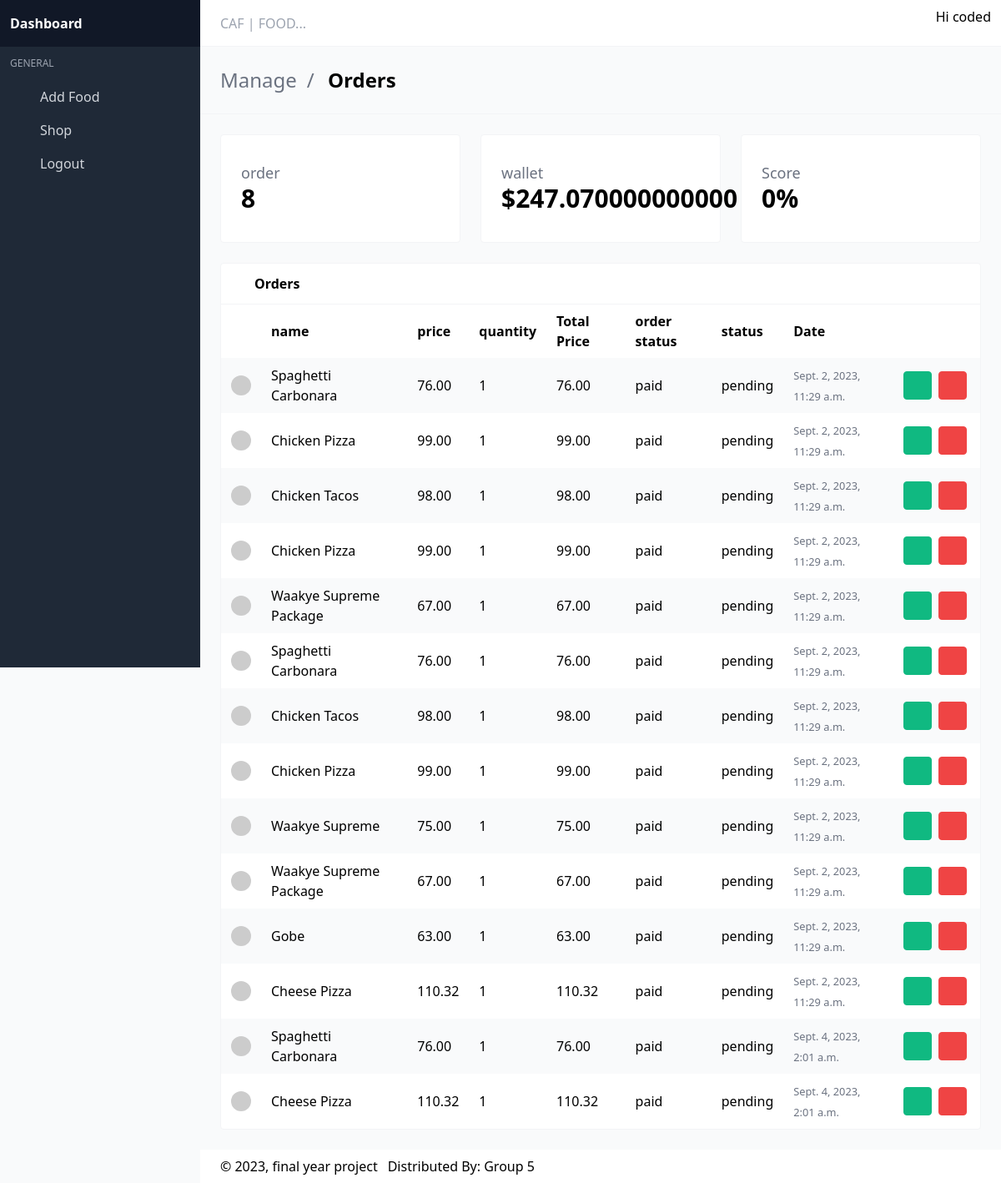
Page /dashboard/admin/ (signed in) on the committed database.
### account/models.py (models this page shows, shortened)
class CustomUser(AbstractBaseUser):
    username    = models.CharField(max_length=100, unique=True)
    email       = models.EmailField(unique=True)
    phone       = models.CharField(max_length=20)
    address     = models.CharField(max_length=100, null=True, blank=True)
    verify_code = models.CharField(max_length=100)
    ref_code    = models.CharField(max_length=6, null=True, blank=True)
    last_login  = models.DateTimeField(auto_now_add=True)
    is_vip = models.BooleanField(default=False)
    is_active    = models.BooleanField(default=True)
    is_admin     = models.BooleanField(default=False)
    is_staff     = models.BooleanField(default=False)
    is_verified  = models.BooleanField(default=False)
    is_superuser = models.BooleanField(default=False)
    objects = MyAccountManager()
    USERNAME_FIELD = "email"
    REQUIRED_FIELDS = ["username"]
    class Meta:
        verbose_name_plural = 'Users'
        ordering = ['-id']

### CAFFOOD/models/order_item.py (models this page shows, shortened)
class OrderItem(TimeBaseModel):
    food = models.ForeignKey(Food, on_delete=models.CASCADE)
    order    = models.ForeignKey(Order, on_delete=models.SET_NULL, blank=True, null=True)
    quantity = models.IntegerField(default=0, null=True, blank=True)
    @property
    def get_total(self):
        total = self.food.price * self.quantity
        return total

### CAFFOOD/models/food.py (models this page shows, shortened)
class Food(TimeBaseModel):
    name = models.CharField(max_length=100)
    price = models.DecimalField(max_digits=7, decimal_places=2, null=True, blank=True)
    was_price = models.DecimalField(max_digits=7, decimal_places=2, null=True, blank=True)
    charges = models.DecimalField(max_digits=7, decimal_places=2, null=True, blank=True, default=0)
    image = models.ImageField(null=True, blank=True)
    description = models.CharField(max_length=200, null=True, blank=True)
    category = models.ForeignKey(Category, on_delete=models.CASCADE, null=True, blank=True)

### CAFFOOD/models/order.py (models this page shows, shortened)
class Order(TimeBaseModel):
    customer = models.ForeignKey(Customer, on_delete=models.CASCADE)
    received = models.BooleanField(default=False)
    complete = models.BooleanField(default=False)
    item_status = models.CharField(max_length=100, null=True, blank=True, default='not paid')
    order_status = models.CharField(max_length=100, null=True, blank=True, default='pending')
    order_price = models.DecimalField(max_digits=7, decimal_places=2, null=True, blank=True, default=0)
    qr_code = models.ImageField(blank=True, null=True)

### CAFFOOD/views.py (the view)
# urls.py: path('dashboard/admin/', views.admin_dashboard, name='admin-dashboard'),
def admin_dashboard(request):
    orders = Order.objects.filter(complete=True).count()
    order_price = Order.objects.aggregate(total=Coalesce(Sum('order_price'), Value(0, output_field=DecimalField())))
    total_order_price = order_price['total']
    order_items = OrderItem.objects.filter(order__complete=True)
    return render(request, 'admin.html', {'orders':orders, 'order_items':order_items, 'total_order_price':total_order_price})

### templates/admin.html (shortened to what this page needs)
{% load static %}
<!DOCTYPE html>
<html lang="en" class="">
<head>
  <link rel="stylesheet" href="{% static 'dash/css/main.css' %}?v=1628755089081">
</head>
<body>
<div id="app">
<nav id="navbar-main" class="navbar is-fixed-top">
  <div class="navbar-brand">
    <div class="navbar-item">
      <div class="control"><input placeholder="CAF | FOOD..." class="input"></div>
    </div>
  </div>
  <div class="navbar-menu" id="navbar-menu">
    <div class="navbar-end">
        <a class="navbar-link">
          <div class="is-user-name"><span>Hi {{request.user.username}}</span></div>
          <span class="icon"></span>
        </a>
      </div>
    </div>
  </div>
<aside class="aside is-placed-left is-expanded">
  <div class="aside-tools">
    <div>
    <b class="font-black">Dashboard</b>
    </div>
  </div>
  <div class="menu is-menu-main">
    <p class="menu-label">General</p>
    <ul class="menu-list">
      <li>
        <a href="##" class="has-icon">
          <span class="icon"></span>
          <span class="menu-item-label">Add Food</span>
        </a>
      </li>
      <li>
        <a href="{% url 'food' %}" class="has-icon">
          <span class="icon"></span>
          <span class="menu-item-label">Shop</span>
        </a>
      </li>
      <li>
        <a href="{% url 'logout' %}" class="has-icon">
          <span class="icon"></span>
          <span class="menu-item-label">Logout</span>
        </a>
      </li>
    </ul>
  </div>
</aside>
<section class="is-title-bar">
  <div class="flex flex-col md:flex-row items-center justify-between space-y-6 md:space-y-0">
    <ul>
      <li>Manage</li>
      <li>Orders</li>
    </ul>
  </div>
</section>
<section class="section main-section">
    <div class="grid gap-6 grid-cols-1 md:grid-cols-3 mb-6">
      <div class="card">
        <div class="card-content">
          <div class="flex items-center justify-between">
            <div class="widget-label">
              <h3>
                order
              </h3>
              <h1>
                {{orders}}
              </h1>
            </div>
            <span class="icon widget-icon text-green-500"></span>
          </div>
        </div>
      </div>
      <div class="card">
        <div class="card-content">
          <div class="flex items-center justify-between">
            <div class="widget-label">
              <h3>
                wallet
              </h3>
              <h1>
                ${{total_order_price}}
              </h1>
            </div>
          </div>
        </div>
      </div>
      <div class="card">
        <div class="card-content">
          <div class="flex items-center justify-between">
            <div class="widget-label">
              <h3>
                Score
              </h3>
              <h1>
                0%
              </h1>
            </div>
            <span class="icon widget-icon text-red-500"></span>
          </div>
        </div>
      </div>
    </div>
    <div class="card has-table">
      <header class="card-header">
        <p class="card-header-title">
          <span class="icon"></span>
          Orders
        </p>
        <a href="#" class="card-header-icon">
          <span class="icon"></span>
        </a>
      </header>
      <div class="card-content">
        <table>
          <thead>
          <tr>
            <th></th>
            <th>name</th>
            <th>price</th>
            <th>quantity</th>
            <th>Total Price</th>
            <th>order status</th>
            <th>status</th>
            <th>Date</th>
            <th></th>
          </tr>
          </thead>
          <tbody>
          {% for item in order_items %}
          <tr>
            <td class="image-cell">
              <div class="image">
                <img src="https://avatars.dicebear.com/v2/initials/ryley-wuckert.svg" class="rounded-full">
              </div>
            </td>
            <td data-label="Name">{{item.food.name}}</td>
            <td data-label="Company">{{item.food.price}}</td>
            <td data-label="Company">{{item.quantity}}</td>
            <td data-label="City">{{item.get_total}}</td>
            <td data-label="City">{{item.order.item_status}}</td>
            <td data-label="Company">{{item.order.order_status}}</td>
            <td data-label="Created">
              <small class="text-gray-500" title="Jun 28, 2021">{{item.created}}</small>
            </td>
            <td class="actions-cell">
              <div class="buttons right nowrap">
                <button class="button small green --jb-modal"  data-target="sample-modal-2" type="button">
                  <span class="icon"> <a href="##" style="padding: 5px;"></a></span>
                </button>
                <button class="button small red --jb-modal" data-target="sample-modal" type="button">
                  <span class="icon"><a href="##" style="padding: 5px;"></a></span>
                </button>
              </div>
            </td>
          </tr>
          {% endfor %}
          </tbody>
        </table>
      </div>
    </div>
  </section>
<footer class="footer">
  <div class="flex flex-col md:flex-row items-center justify-between space-y-3 md:space-y-0">
    <div class="flex items-center justify-start space-x-3">
      <div>
        © 2023, final year project
      </div>
      <div>
        <p>Distributed By: <a href="princeedinorackon@gmail.com" target="_blank">Group 5</a></p>
      </div>
    </div>
</footer>
<link rel="stylesheet" href="{% static 'dash/https://cdn.materialdesignicons.com/4.9.95/css/materialdesignicons.min.css' %}">
</body>
</html>

### rows in the picture
CustomUser: user.username "coded"
OrderItem: food.name "Spaghetti Carbonara", food.price "76.00", quantity "1", get_total "76.00", order.item_status "paid", order.order_status "pending", created "Sept. 2, 2023, 11:29 a.m."
OrderItem: food.name "Chicken Pizza", food.price "99.00", quantity "1", get_total "99.00", order.item_status "paid", order.order_status "pending", created "Sept. 2, 2023, 11:29 a.m."
OrderItem: food.name "Chicken Tacos", food.price "98.00", quantity "1", get_total "98.00", order.item_status "paid", order.order_status "pending", created "Sept. 2, 2023, 11:29 a.m."
OrderItem: food.name "Chicken Pizza", food.price "99.00", quantity "1", get_total "99.00", order.item_status "paid", order.order_status "pending", created "Sept. 2, 2023, 11:29 a.m."
OrderItem: food.name "Waakye Supreme Package", food.price "67.00", quantity "1", get_total "67.00", order.item_status "paid", order.order_status "pending", created "Sept. 2, 2023, 11:29 a.m."
OrderItem: food.name "Spaghetti Carbonara", food.price "76.00", quantity "1", get_total "76.00", order.item_status "paid", order.order_status "pending", created "Sept. 2, 2023, 11:29 a.m."
OrderItem: food.name "Chicken Tacos", food.price "98.00", quantity "1", get_total "98.00", order.item_status "paid", order.order_status "pending", created "Sept. 2, 2023, 11:29 a.m."
OrderItem: food.name "Chicken Pizza", food.price "99.00", quantity "1", get_total "99.00", order.item_status "paid", order.order_status "pending", created "Sept. 2, 2023, 11:29 a.m."
OrderItem: food.name "Waakye Supreme", food.price "75.00", quantity "1", get_total "75.00", order.item_status "paid", order.order_status "pending", created "Sept. 2, 2023, 11:29 a.m."
OrderItem: food.name "Waakye Supreme Package", food.price "67.00", quantity "1", get_total "67.00", order.item_status "paid", order.order_status "pending", created "Sept. 2, 2023, 11:29 a.m."
OrderItem: food.name "Gobe", food.price "63.00", quantity "1", get_total "63.00", order.item_status "paid", order.order_status "pending", created "Sept. 2, 2023, 11:29 a.m."
OrderItem: food.name "Cheese Pizza", food.price "110.32", quantity "1", get_total "110.32", order.item_status "paid", order.order_status "pending", created "Sept. 2, 2023, 11:29 a.m."
OrderItem: food.name "Spaghetti Carbonara", food.price "76.00", quantity "1", get_total "76.00", order.item_status "paid", order.order_status "pending", created "Sept. 4, 2023, 2:01 a.m."
OrderItem: food.name "Cheese Pizza", food.price "110.32", quantity "1", get_total "110.32", order.item_status "paid", order.order_status "pending", created "Sept. 4, 2023, 2:01 a.m."

### other values in the picture
{{ orders }} "8"
{{ total_order_price }} "247.070000000000"
